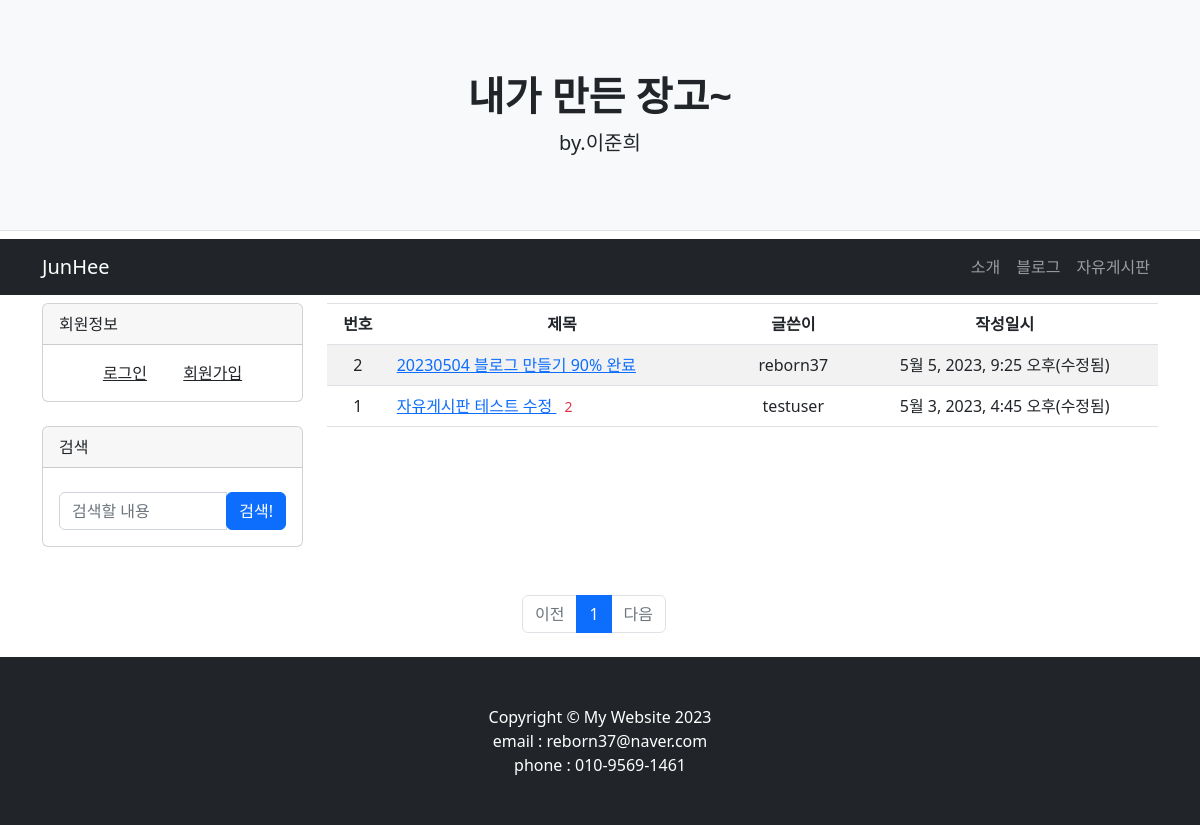
Page /freeboard/ on the earlier database version.
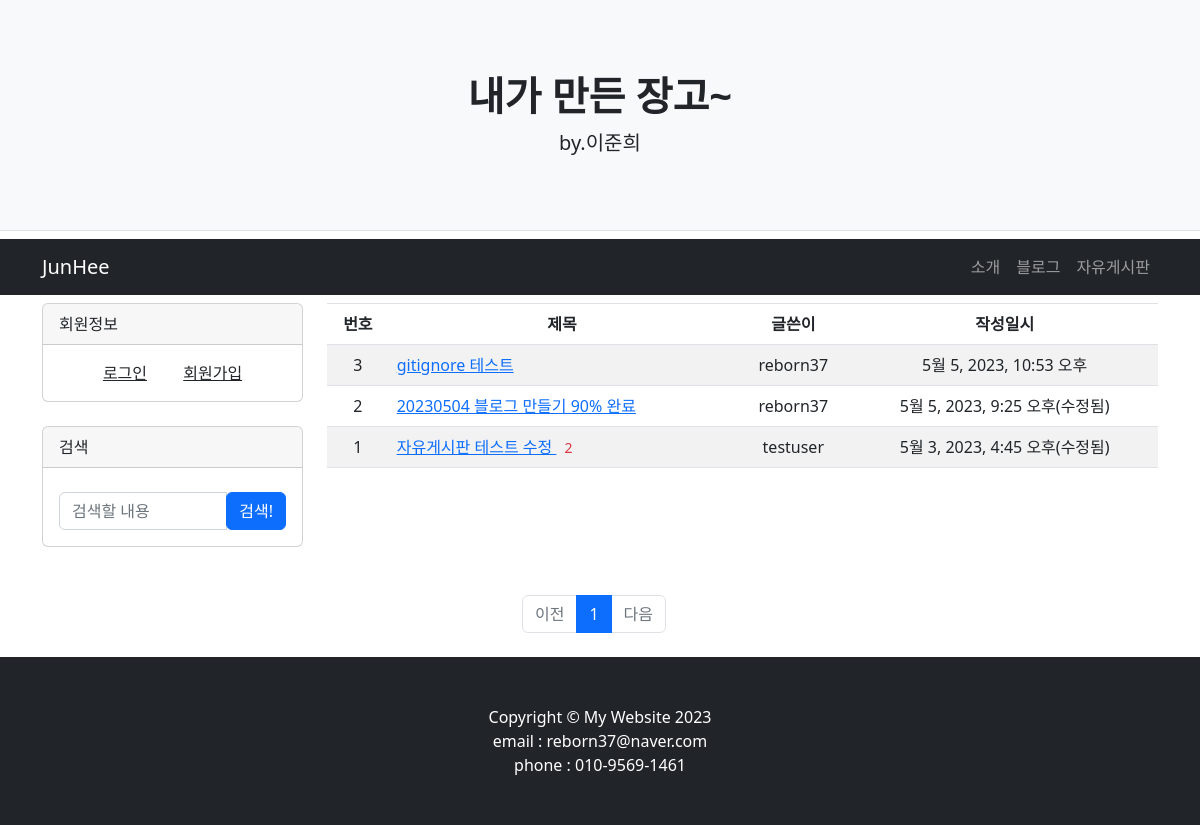
Same page on the later database version.
### freeboard/models.py (models this page shows, shortened)
class FreePost(models.Model):
    id = models.AutoField(primary_key=True)
    title = models.CharField(max_length=200)
    author = models.ForeignKey(User, on_delete=models.CASCADE, related_name='free_author_question')
    content = models.TextField()
    create_date = models.DateTimeField()
    modify_date = models.DateTimeField(null=True, blank=True)
    click = models.IntegerField(null=True, default=0) # 클릭
    class Meta:
        db_table = 'freepost'

### freeboard/views.py (the view, shortened to what this page needs)
# urls.py: path('', views.freeboardhome,name='freeboardhome'),
def freeboardhome(request):
    posts = countpost(request)
    comments = countcomment(request)
    page = request.GET.get('page', '1') # 페이지
    kw = request.GET.get('kw', '')  # 검색어
    freepost_list = FreePost.objects.order_by('-create_date')
    paginator = Paginator(freepost_list, 5)  # 페이지당 10개씩 보여주기
    page_obj = paginator.get_page(page)
    context = {'post_list': page_obj, 'page': page, 'kw': kw, 'posts':posts,'comments':comments}
    return render(request, 'freeboard/freeboardmain.html', context)

### freeboard/templatetags/free_filter.py (called while the page is built)
@register.filter
def sub(value, arg):
    return value - arg

### freeboard/views.py (called while the page is built)
def countpost(request):
    if request.user in User.objects.all(): # 유저가 로그인하면
        postcount = Post.objects.filter(author_id=request.user).count()
        freepostcount = FreePost.objects.filter(author_id=request.user).count()
        return postcount+freepostcount # 유저의 아이디=포스트 작성자 아이디 인 포스트들의 갯수를 세서 posts에 담아서 render

def countcomment(request):
    if request.user in User.objects.all():
        commentcount = Comment.objects.filter(author_id=request.user).count()
        freecommentcount = FreeComment.objects.filter(author_id=request.user).count()
        return commentcount+freecommentcount

### templates/freeboard/freeboardmain.html (shortened to what this page needs)
{% extends 'base.html' %}
{% load free_filter %}
{% block content%}
<div class="container">
    <div class="row">
        {% include  "freeleftbox.html" %}
        <div class='col-lg-9'>
            <table class="table table-striped">
                <thead class='table-bordered'>
                    <tr class=' text-center'>
                        <th>번호</th>
                        <th sytle="width:50%">제목</th>
                        <th>글쓴이</th>
                        <th>작성일시</th>
                    </tr>
                </thead>
                <tbody>
                {% if post_list %}
                {% for post in post_list %}
                    <tr class="text-center">
                        <td>
                            {{ post_list.paginator.count|sub:post_list.start_index|sub:forloop.counter0|add:1 }}
                        </td>
                        <td class='text-start'>
                            <a href="{% url 'freeboard:free_detail' post.id %}">{{ post.title }} </a>
                            {% if post.freecomment_set.count > 0 %}
                            <span class="text-danger small mx-2">{{ post.freecomment_set.count }}</span>
                            {% endif %}
                        </td>
                        <td>{{ post.author.username }}</td>
                        {% if post.modify_date %}
                        <td>{{ post.modify_date }}(수정됨)</td>
                        {% else %}
                        <td>{{ post.create_date }}</td>
                        {% endif %}
                    </tr>
                {% endfor %}
                {% else %}
                <tr>
                    <td colspan="4">게시글이 없습니다.</td>
                </tr>
                {% endif %}
                </tbody>
            </table>
        </div>
        <ul class="pagination justify-content-center my-4">
            {% if post_list.has_previous %}
            <li class="page-item">
                <a class="page-link" href="?page={{ post_list.previous_page_number }}">이전</a>
            </li>
            {% else %}
            <li class="page-item disabled">
                <a class="page-link" tabindex="-1" aria-disabled="true" href="#">이전</a>
            </li>
            {% endif %}
            {% for page_number in post_list.paginator.page_range %}
            {% if page_number == post_list.number %}
            <li class="page-item active" aria-current="page">
                <a class="page-link" href="?page={{ page_number }}">{{ page_number }}</a>
            </li>
            {% else %}
            <li class="page-item">
                <a class="page-link" href="?page={{ page_number }}">{{ page_number }}</a>
            </li>
            {% endif %}
            {% endfor %}
            {% if post_list.has_next %}
            <li class="page-item">
                <a class="page-link" href="?page={{ post_list.next_page_number }}">다음</a>
            </li>
            {% else %}
            <li class="page-item disabled">
                <a class="page-link" tabindex="-1" aria-disabled="true" href="#">다음</a>
            </li>
            {% endif %}
        </ul>
    </div>
</div>
{% endblock %}

Differences in the rows shown:
added FreePost: paginator.count|sub "3", title "gitignore 테스트", author.username "reborn37", create_date "5월 5, 2023, 10:53 오후"
